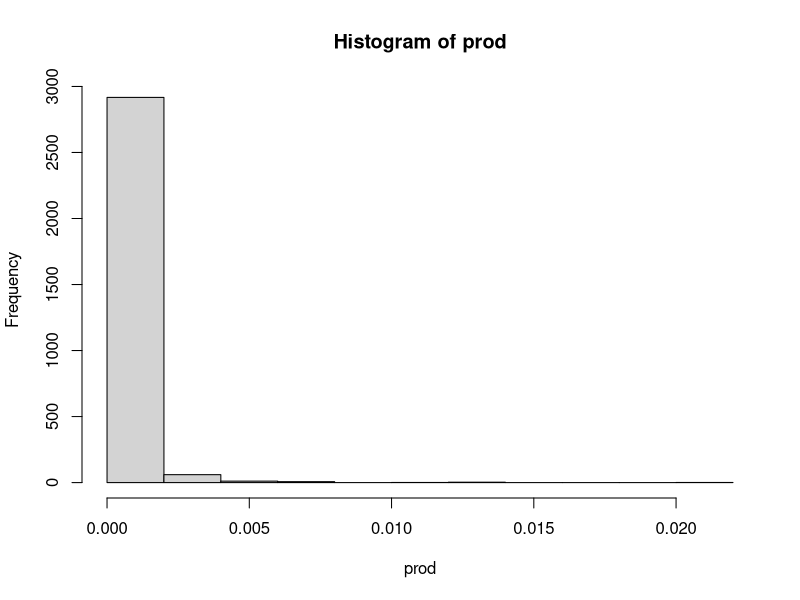

The R source for this figure:
# Element-wise multiplication of two vectors.
# Generating vectors for lognormal distributions
ElementwiseMultiply <- function ( a, b )
{
    c = NULL ;
    for ( i in 1:length(a) )
        for ( j in 1:length(b) )
    {
        prod = ( a[i] * b[j] ) ;
        c= cbind(c,prod)
    }
    return ( c );
}

# CODE
pa<-rlnorm(100, meanlog = 0, sdlog = 1)   # Lognormal A
pp<-rlnorm(30, meanlog = 0, sdlog = 1)   # Lognormal P
ppa<- pa/sum(pa)
ppp<- pp/sum(pp)
prod<-as.vector(ElementwiseMultiply(ppa,ppp))
hist(prod)
summary(prod)



